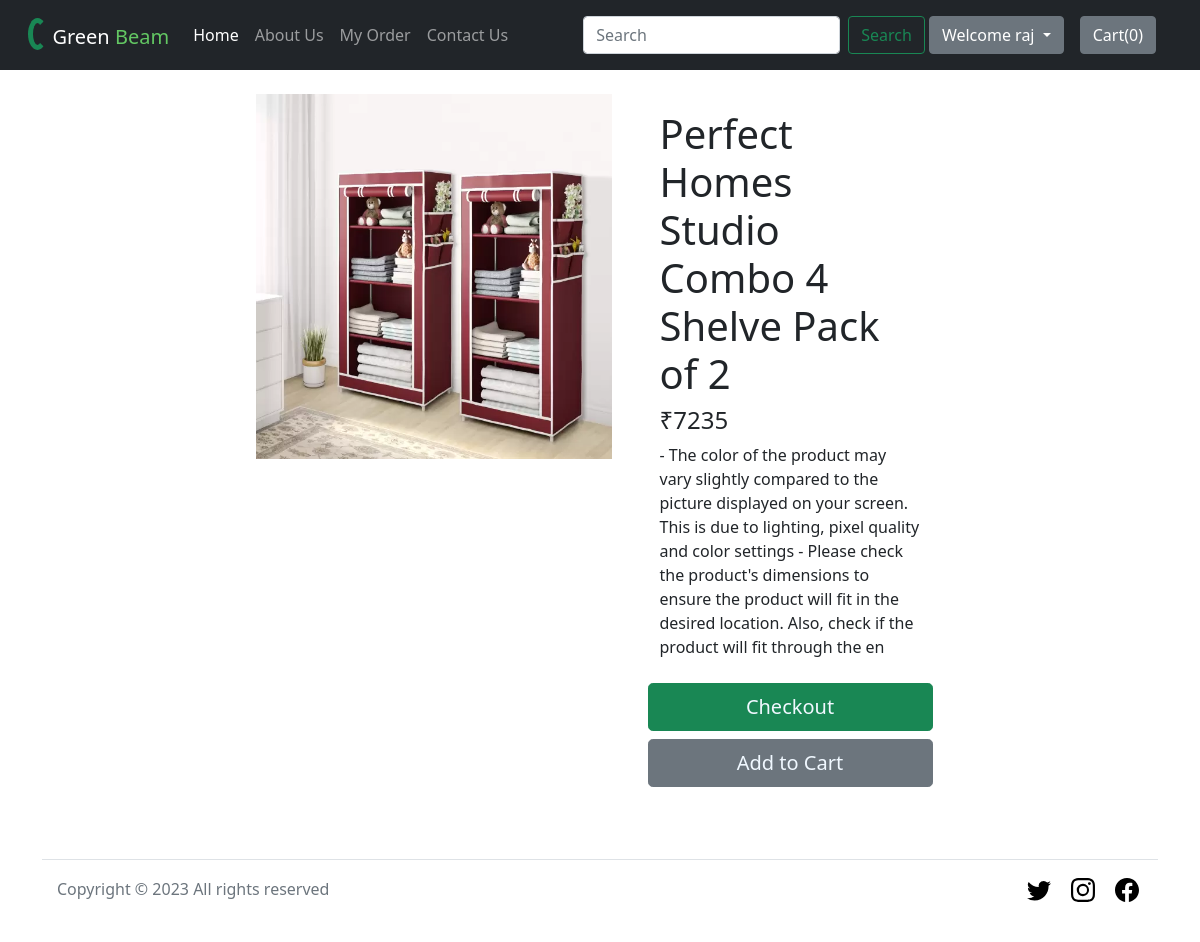
/productView/1 (signed in), run on the app's committed database.
### shop/models.py (models this page shows)
class Product(models.Model):
    product_id = models.AutoField
    product_name = models.CharField(max_length=50)
    category = models.CharField(max_length=50, default="")
    subcategory = models.CharField(max_length=50, default="")
    price = models.IntegerField(default=0)
    desc = models.CharField(max_length=300)
    pub_date = models.DateField()
    image = models.ImageField(upload_to='shop/images', default="")
    def __str__(self):
        return self.product_name

### shop/views.py (the view)
# urls.py: path("productView/<int:myid>", views.productView, name="ProductView"),
def productView(request, myid):
    p ={}
    qvprods = Product.objects.filter(id=myid)
    exo = myid
    p['qvprods']=qvprods[0]
    p['exo']=exo
    print(p)
    return render(request, 'shop/productView.html',p )

### shop/context_processor.py (called while the page is built)
def load_cart(request):
    params={}
    if request.user.is_authenticated:
        try:
            param_cart=Cartrecord.objects.get(cart_user=request.user)
        except:
            object_cart=Cartrecord(cart_user=request.user)
            object_cart.save()
            param_cart=object_cart
        params['cart']=param_cart
    return params

### shop/templates/shop/productView.html (shortened to what this page needs)
{% extends 'shop/basic.html' %}
{% block body %}
<div class="container my-4">
    <div class="row justify-content-center">
        <div class="col-md-4">
            <div class="row allign-items-center">
                <img src="/media/{{qvprods.image}}" width="100%" height="365px">
            </div>
        </div>
        <div class="col-md-3 mx-4 my-3">
            <h1 id="name{{exo}}">{{qvprods.product_name}}</h1>
            <b><h4 id="price{{exo}}">₹{{qvprods.price}}</h4></b>
            <p>{{qvprods.desc}}</p>
            <div class="row my-4 allign-items-center">
                <button class="btn btn-success btn-lg ">
                    <a type="button" style="text-decoration: none; color: aliceblue;" href="/checkout"> Checkout</a>
                </button>
                <button class="btn btn-secondary btn-lg my-2 cart " id="pr{{exo}}">
                    <a type="button" style="text-decoration: none; color: aliceblue;" > Add to Cart</a>
                </button>
            </div>
        </div>
    </div>
</div>
{% endblock %}

### shop/templates/shop/basic.html (shortened to what this page needs)
<!doctype html>
<html lang="en">
<head>
  <link rel="stylesheet" href="https://stackpath.bootstrapcdn.com/bootstrap/4.2.1/css/bootstrap.min.css"
>
  <link href="https://cdn.jsdelivr.net/npm/bootstrap@5.0.0-beta1/dist/css/bootstrap.min.css" rel="stylesheet"
>
  <link rel="stylesheet" href="https://cdnjs.cloudflare.com/ajax/libs/font-awesome/4.7.0/css/font-awesome.min.css">
</head>
<body>
  <nav class="navbar navbar-expand-lg navbar-dark bg-dark">
    <div class="container-fluid">
      <a class="navbar-brand" href="/">
        <div class="spinner-border text-success" style="width: 1.2rem; height: 2.0rem" role="status">
        </div>
         Green
        <span style="color:rgb(99, 199, 99);">Beam </span>
      </a>
      <div class="collapse navbar-collapse" id="navbarSupportedContent">
        <ul class="navbar-nav me-auto mb-2 mb-lg-0">
          <li class="nav-item">
            <a class="nav-link active" aria-current="Home" href="/">Home</a>
          </li>
          <li class="nav-item">
            <a class="nav-link" href="/about">About Us</a>
          </li>
          <li class="nav-item">
            <a class="nav-link" href="/tracker">My Order</a>
          </li>
          <li class="nav-item">
            <a class="nav-link" href="/contact">Contact Us</a>
          </li>
        </ul>
        {% if user.is_authenticated %}
        <form class="d-flex" action="/search/" method="post">
          <input class="form-control me-2" type="search" placeholder="Search" aria-label="Search" id="search"
            name="search">
          <button class="btn btn-outline-success me-1" type="submit">Search</button>
        </form>
        <form action="/userlogout/" method="post">{% csrf_token %}
          <div class="dropdown">
            <button class="btn btn-secondary dropdown-toggle mb-1 my-1" type="button" id="dropdownMenuButton1"
              data-bs-toggle="dropdown" aria-expanded="false">
              Welcome {{request.user}}
            </button>
          </div>
        </form>
        {% endif %}
        <a class="nav-link" href="/checkout">
          <button type="button" class="btn btn-secondary " id="popcart" data-container="body" data-toggle="popover"
            data-placement="bottom" data-html="true" title="-----Overview of Cart------" data-content=" ">
            Cart(<span id="cart">0</span>)
          </button>
        </a>
      </div>
    </div>
  </nav>
  {% block body %} {% endblock %}
  <div class="container aman">
    <footer class="d-flex flex-wrap justify-content-between align-items-center py-3 my-4 border-top">
      <div class="col-md-4 d-flex align-items-center">
        <span class="text-muted">Copyright &copy;
          <script>document.write(new Date().getFullYear());</script> All rights reserved
        </span>
      </div>
      <ul id="footer_image" class="nav col-md-4 justify-content-end list-unstyled d-flex">
        <li class="ms-3 mx-1"><a class="text-muted" href="twitter.com"><svg class="bi" width="24" height="24">
              <use xlink:href="#twitter" />
            </svg></a></li>
        <li class="ms-3 mx-1"><a class="text-muted" href="instagram.com"><svg class="bi" width="24" height="24">
              <use xlink:href="#instagram" />
            </svg></a></li>
        <li class="ms-3 mx-1"><a class="text-muted" href="facebook.com"><svg class="bi" width="24" height="24">
              <use xlink:href="#facebook" />
            </svg></a></li>
      </ul>
    </footer>
  </div>
</body>
</html>

### data on the page
Product: image (picture), product_name "Perfect Homes Studio Combo 4 Shelve Pack of 2", price "7235", desc "- The color of the product may vary slightly compared to the picture displayed on your screen. This is due to lighting, pixel quality and color settings - Please check the product's dimensions to ensure the product will fit in the desired location. Also, check if the product will fit through the en"

### other printed values
{{ request.user }} "raj"
